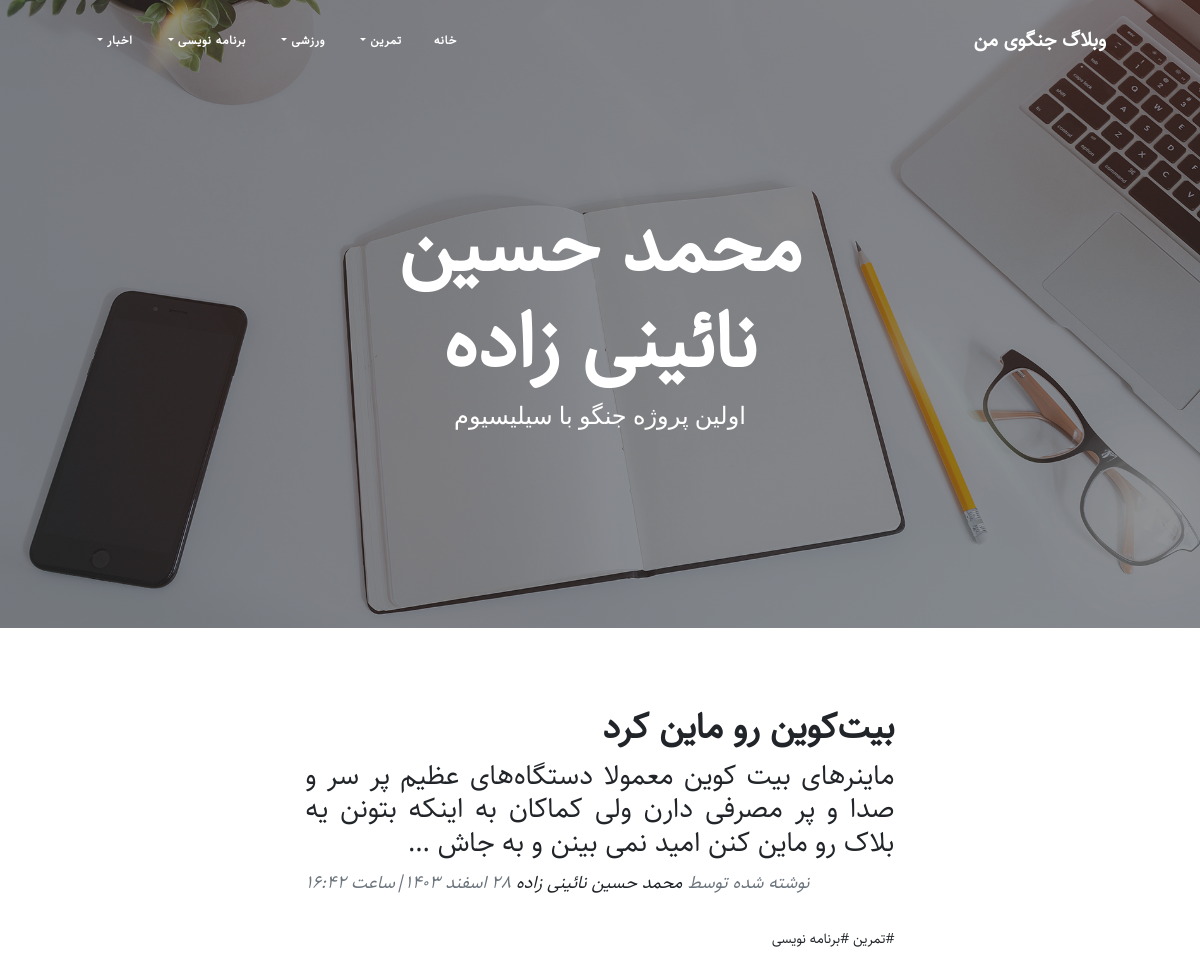
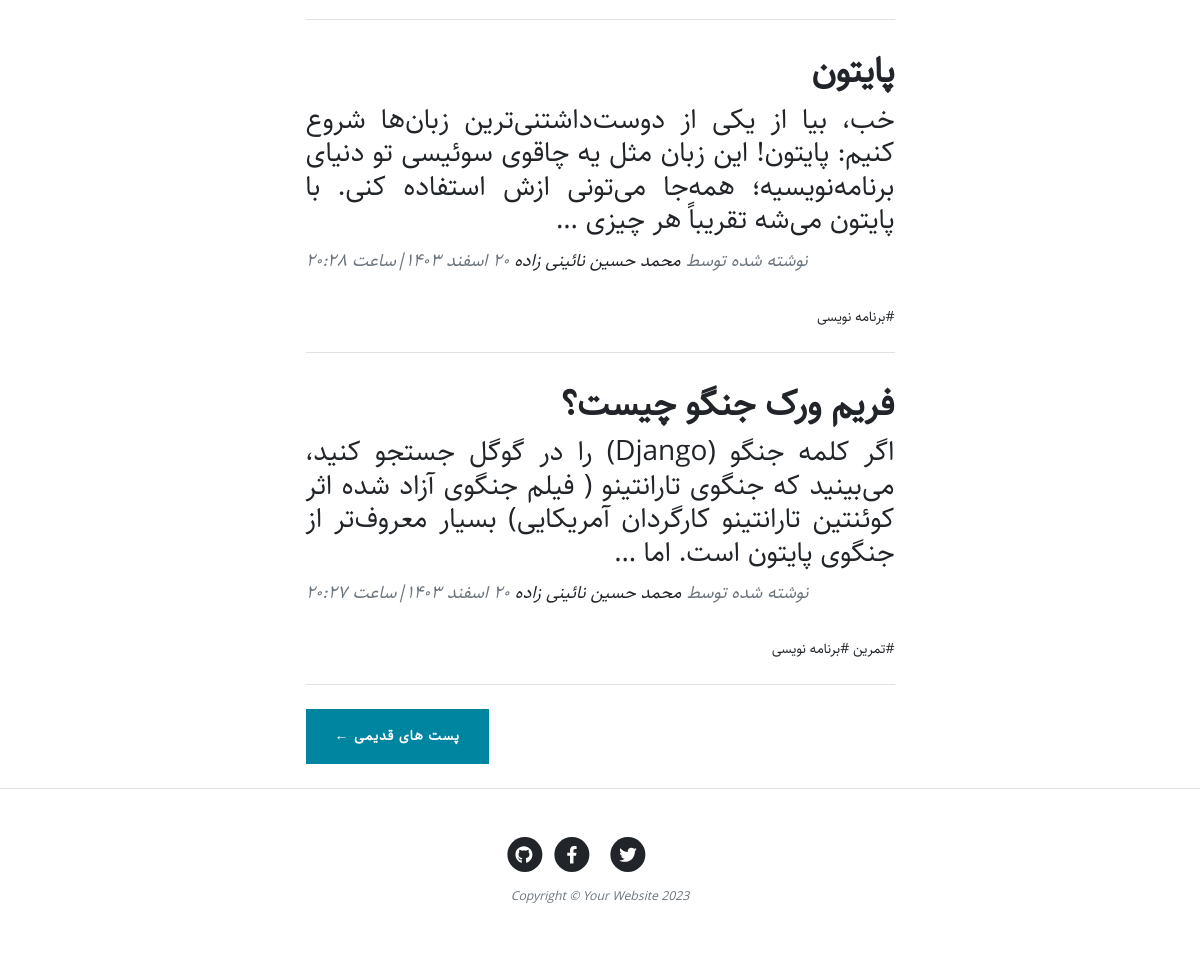
The page / on the database its author committed (2 pictures, top to bottom).
### blog/models.py (models this page shows, shortened)
class Category(models.Model):
    parent = models.ForeignKey('self',default=None,null=True,blank=True,on_delete=models.SET_NULL,related_name='children',verbose_name='زیر دسته')
    title = models.CharField(max_length=200,verbose_name="عنوان دسته بندی")
    slug = models.SlugField(max_length=100,unique=True,verbose_name="آدرس دسته بندی")
    status = models.BooleanField(default=True,verbose_name="آیا نمایش داده شود؟" )
    position = models.IntegerField(verbose_name="پوزیشن")
    class Meta:
        verbose_name = "دسته بندی"
        verbose_name_plural = "دسته بندی ها"
        ordering = ['parent__id','position']
    objects = CatrgoryManager()

class Article(models.Model):
    STATUS_CHOICE = (
        ('d',"پیشنویس"),
        ('p',"منتشر شده")
    )
    title = models.CharField(max_length=200,verbose_name="عنوان مقاله")
    slug = models.SlugField(max_length=100,unique=True,verbose_name="اسلاگ")
    category = models.ManyToManyField(Category,verbose_name="دسته بندی",related_name="articles")
    describtion = models.TextField(verbose_name="توضیحات")
    thumbnail = models.ImageField(upload_to="",verbose_name="تصویر اصلی")
    publish = models.DateTimeField(default=timezone.now,verbose_name="زمان انتشار")
    created = models.DateTimeField(auto_now_add=True,verbose_name="نویسنده مقاله")
    updated = models.DateTimeField(auto_now=True,verbose_name="زمان بروزرسانی")
    status = models.CharField(max_length=1, choices=STATUS_CHOICE,verbose_name="وضعیت")
    class Meta:
        verbose_name = "مقاله"
        verbose_name_plural = "مقالات"
        ordering = ['-publish']
    def jpublish(self):
        return jalali_converter(self.publish)
    jpublish.short_description = "زمان انتشار"
    def category_published(self):
        return self.category.filter(status = True)
    objects = ArticleManager()

### blog/views.py (the view)
# urls.py: path('', ArticleList.as_view(), name='ArticleList'),
class ArticleList(ListView):
    queryset = Article.objects.published()
    paginate_by = 3

### blog/models.py (called while the page is built)
    def active(self):
        return self.filter(status = True)

### blog/templatetags/base_tags.py (called while the page is built)
@register.simple_tag
def title():
    return "وبلاگ جنگوی من"

@register.inclusion_tag("blog/partials/category_navbar.html")
def category_navbar():
    return{
        'category' : Category.objects.filter(status=True)
    }

### extensions/jalali.py (called while the page is built)
    def persian_tuple(self):
        return self.persian_year, self.persian_month, self.persian_day

### extensions/utils.py (called while the page is built)
def persian_number_coverter(mystr):
    numbers= {
        '0': '۰',
        '1': '۱',
        '2': '۲',
        '3': '۳',
        '4': '۴',
        '5': '۵',
        '6': '۶',
        '7': '۷',
        '8': '۸',
        '9': '۹'
    }
    for e, p in numbers.items():
        mystr = mystr.replace(e, p)
    return mystr

def jalali_converter(time):
    time = timezone.localtime(time)
    jmonths = ["فروردین","اردیبهشت","خرداد","تیر","مرداد","شهریور","مهر","آبان","آذر","دی","بهمن","اسفند"]
    time_to_str ="{},{},{}".format(time.year,time.month,time.day)
    time_to_jalali_touple = jalali.Gregorian(time_to_str).persian_tuple()
    time_to_jalali_list = list(time_to_jalali_touple)
    for index , month in enumerate(jmonths):
        if time_to_jalali_list[1] == index+1 :
            time_to_jalali_list[1] = month
            break
    output = "{} {} {}|ساعت {}:{}".format(
        time_to_jalali_list[2],
        time_to_jalali_list[1],
        time_to_jalali_list[0],
        time.hour,
        time.minute
    )
    return persian_number_coverter(output)

### blog/templates/blog/article_list.html (shortened to what this page needs)
{% extends 'blog/base.html' %}
{% load static %}
{% block main %}
        <header class="masthead" style="background-image: url('{% static 'blog/assets/img/home-bg.jpg' %}')">
            <div class="container position-relative px-4 px-lg-5">
                <div class="row gx-4 gx-lg-5 justify-content-center">
                    <div class="col-md-10 col-lg-8 col-xl-7">
                        <div class="site-heading">
                            <h1>محمد حسین نائینی زاده</h1>
                            <span class="subheading">اولین پروژه جنگو با سیلیسیوم</span>
                        </div>
                    </div>
                </div>
            </div>
        </header>
        <div class="container px-4 px-lg-5">
            <div class="row gx-4 gx-lg-5 justify-content-center">
                <div class="col-md-10 col-lg-8 col-xl-7">
                    {% for article in object_list %}
                        <div class="post-preview" style="text-align: justify;">
                            <a href="{% url 'blog:detailArticle' article.slug %}">
                                <h2 class="post-title" >{{article.title}}</h2>
                                <h3 class="post-subtitle">{{article.describtion|truncatewords:30}}</h3>
                            </a>
                            <p class="post-meta">
                                نوشته شده توسط
                                <a href="#!">محمد حسین نائینی زاده</a>
                                {{article.jpublish}}
                            </p>
                            <div>
                                {% for cat in article.category_published.all %}
                                    <a href="{% url 'blog:category' cat.slug %}">#{{cat.title}}</a>
                                {% endfor %}
                            </div>
                        </div>
                        <hr class="my-4" />
                    {% endfor %}
                    {% if is_paginated %}
                        <div class="d-flex justify-content-end mb-4">
                            {% if page_obj.has_next %}
                                <a class="btn btn-primary text-uppercase" href="{% url 'blog:ArticleList' page_obj.next_page_number %}">پست های قدیمی &larr;</a>
                            {% endif %}
                        </div>
                    {% endif %}
                </div>
            </div>
        </div>
{% endblock %}

### blog/templates/blog/base.html (shortened to what this page needs)
{% load static %}
{% load base_tags %}
<!DOCTYPE html>
<html lang="en">
    <head>
        <link href="{% static '/blog/css/styles.css' %}" rel="stylesheet" />
        <link href="{% static '/blog/css/rtl.css' %}" rel="stylesheet" />
    </head>
    <body>
        <nav class="navbar navbar-expand-lg navbar-light" id="mainNav">
            <div class="container px-4 px-lg-5">
                <a class="navbar-brand" href="{% url 'blog:ArticleList' %}">{% title %}</a>
                {% category_navbar %}
            </div>
        </nav>
    {% block main %}
    {% endblock %}
        <footer class="border-top">
            <div class="container px-4 px-lg-5">
                <div class="row gx-4 gx-lg-5 justify-content-center">
                    <div class="col-md-10 col-lg-8 col-xl-7">
                        <ul class="list-inline text-center">
                            <li class="list-inline-item">
                                <a href="#!">
                                    <span class="fa-stack fa-lg">
                                        <i class="fas fa-circle fa-stack-2x"></i>
                                        <i class="fab fa-twitter fa-stack-1x fa-inverse"></i>
                                    </span>
                                </a>
                            </li>
                            <li class="list-inline-item">
                                <a href="#!">
                                    <span class="fa-stack fa-lg">
                                        <i class="fas fa-circle fa-stack-2x"></i>
                                        <i class="fab fa-facebook-f fa-stack-1x fa-inverse"></i>
                                    </span>
                                </a>
                            </li>
                            <li class="list-inline-item">
                                <a href="#!">
                                    <span class="fa-stack fa-lg">
                                        <i class="fas fa-circle fa-stack-2x"></i>
                                        <i class="fab fa-github fa-stack-1x fa-inverse"></i>
                                    </span>
                                </a>
                            </li>
                        </ul>
                        <div class="small text-center text-muted fst-italic">Copyright &copy; Your Website 2023</div>
                    </div>
                </div>
            </div>
        </footer>
    </body>
</html>

### blog/templates/blog/partials/category_navbar.html (shortened to what this page needs)
<div class="collapse navbar-collapse" id="navbarResponsive">
    <ul class="navbar-nav ms-auto py-4 py-lg-0">
        <li class="nav-item"><a class="nav-link px-lg-3 py-3 py-lg-4" href="{% url 'blog:ArticleList' %}">خانه</a></li>
        {% for cat in category %}
            {% if cat.parent == None %}
                <li class="nav-item dropdown">
                    <a class="nav-link px-lg-3 py-3 py-lg-4 dropdown-toggle" href="{% url 'blog:category' cat.slug %}" id="navbarDropdown{{ cat.id }}" role="button" data-bs-toggle="dropdown" aria-expanded="false">
                        {{ cat.title }}
                    </a>
                </li>
            {% endif %}
        {% endfor %}
    </ul>
</div>

### blog/static/blog/css/rtl.css (style rules this page uses)
.btn { font-family: 'Sahel', sans-serif; }
h6, .h6, h5, .h5, h4, .h4, h3, .h3, h2, .h2, h1, .h1 { margin-top: 0; margin-bottom: 0.5rem; font-family: 'Sahel', sans-serif; font-weight: 800; line-height: 1.2; }
#mainNav { font-family: 'Sahel', sans-serif; }
body { direction: rtl; text-align: justify ; font-family: 'Sahel' !important; font-size: 14px; }
.ms-auto { margin-left: initial !important; margin-right: auto; }
.post-meta { text-align: left; }

### rows shown on the page
Category: title "تمرین"
Category: title "ورزشی"
Category: title "برنامه نویسی"
Category: title "اخبار"
Article: title "بیت‌کوین رو ماین کرد", describtion "ماینرهای بیت کوین معمولا دستگاه‌های عظیم پر سر و صدا و پر مصرفی دارن ولی کماکان به اینکه بتونن یه بلاک رو ماین کنن امید نمی بینن و به جاش …", jpublish "۲۸ اسفند ۱۴۰۳|ساعت ۱۶:۴۲"
Article: title "پایتون", describtion "خب، بیا از یکی از دوست‌داشتنی‌ترین زبان‌ها شروع کنیم: پایتون! این زبان مثل یه چاقوی سوئیسی تو دنیای برنامه‌نویسیه؛ همه‌جا می‌تونی ازش استفاده کنی. با پایتون می‌شه تقریباً هر چیزی …", jpublish "۲۰ اسفند ۱۴۰۳|ساعت ۲۰:۲۸"
Article: title "فریم ورک جنگو چیست؟", describtion "اگر کلمه جنگو (Django) را در گوگل جستجو کنید، می‌بینید که جنگوی تارانتینو ( فیلم جنگوی آزاد شده اثر کوئنتین تارانتینو کارگردان آمریکایی) بسیار معروف‌تر از جنگوی پایتون است. اما …", jpublish "۲۰ اسفند ۱۴۰۳|ساعت ۲۰:۲۷"
